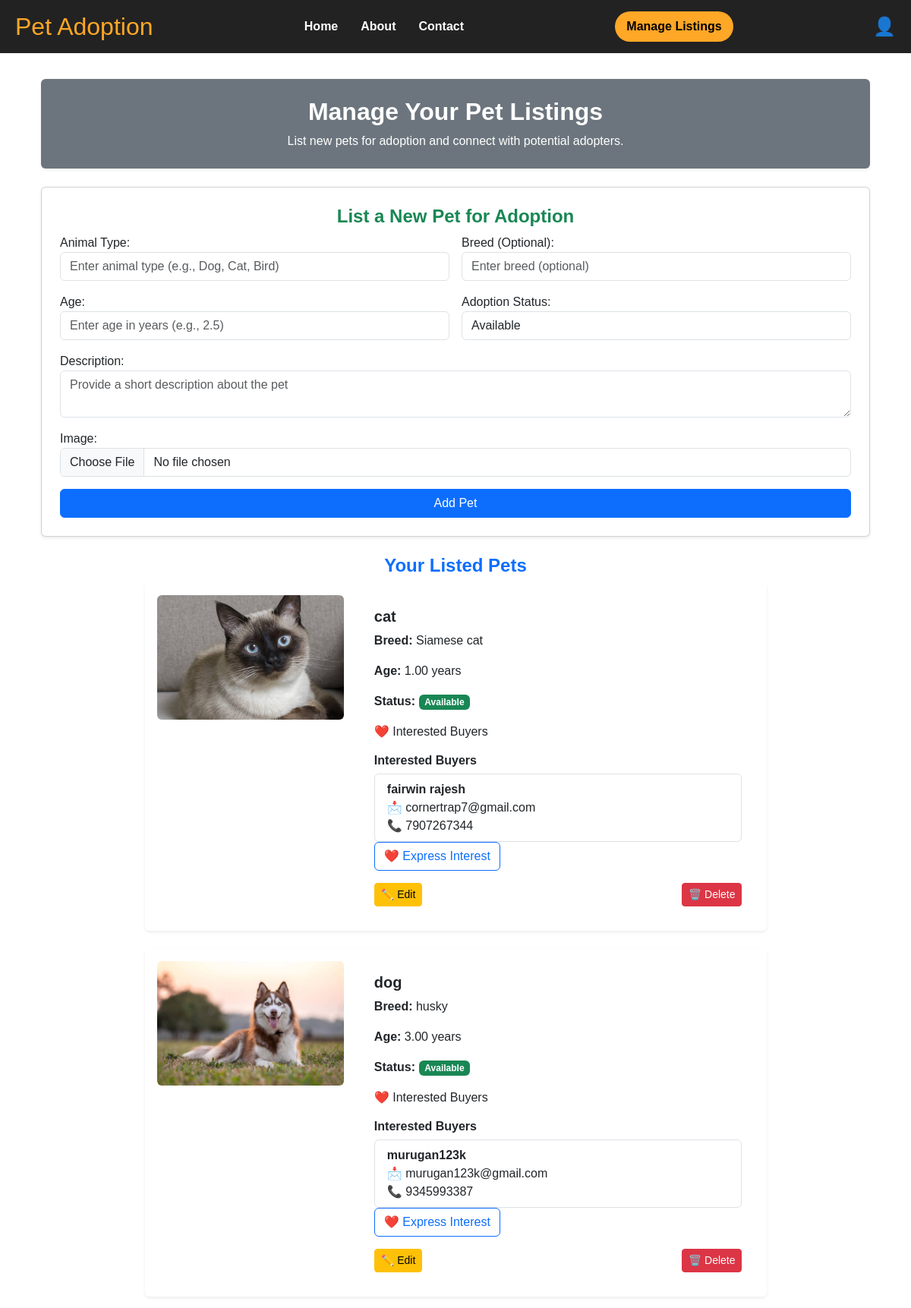
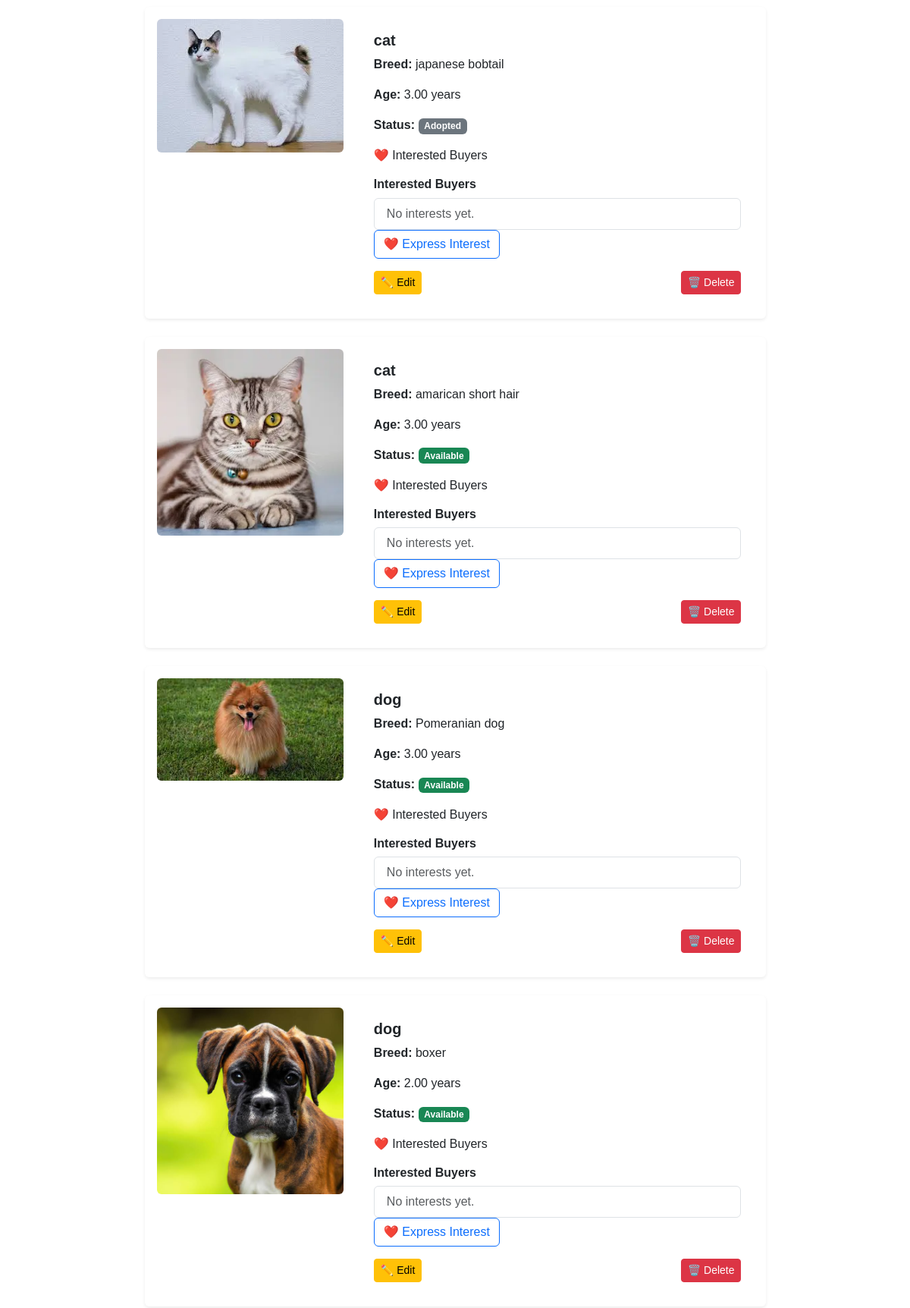
Screenshot of /add-pet/ (signed in, upper part) with the database file from the repository (2 pictures, top to bottom).
### new_pets/models.py (models this page shows, shortened)
class Pet(models.Model):
    animal = models.CharField(max_length=50)  # ✅ Changed from "name" to "animal"
    breed = models.CharField(max_length=100)
    age = models.DecimalField(max_digits=4, decimal_places=2)  # ✅ Allows decimal ages
    image = models.ImageField(upload_to='pet_images/', null=True, blank=True)  # ✅ Allows optional image
    description = models.TextField()
    adoption_status = models.CharField(
        max_length=20, choices=[('Available', 'Available'), ('Adopted', 'Adopted')], default='Available'
    )
    seller = models.ForeignKey(SellerProfile, on_delete=models.CASCADE, null=True, blank=True, related_name="pets")  # ✅ Links to SellerProfile
    interested_buyers = models.ManyToManyField(CustomUser, blank=True, related_name="interested_pets")  # ✅ Track interested buyers

class CustomUser(AbstractUser):
    username = None  # ❌ Remove default username
    email = models.EmailField(unique=True)
    full_name = models.CharField(max_length=255)
    phone_number = models.CharField(max_length=15, unique=True, blank=True, null=True)
    ROLE_CHOICES = [
        ("buyer", "Buyer"),
        ("seller", "Seller"),
    ]
    role = models.CharField(max_length=10, choices=ROLE_CHOICES, default="buyer")
    business_name = models.CharField(max_length=255, blank=True, null=True)
    business_type = models.CharField(max_length=255, blank=True, null=True)
    is_company = models.BooleanField(default=False)
    business_registration_number = models.CharField(max_length=100, blank=True, null=True)
    vat_tax_id = models.CharField(max_length=100, blank=True, null=True)
    business_address = models.TextField(blank=True, null=True)
    business_description = models.TextField(blank=True, null=True)
    government_id = models.FileField(upload_to="kyc_documents/", blank=True, null=True)
    business_license = models.FileField(upload_to="business_licenses/", blank=True, null=True)
    USERNAME_FIELD = "email"  # ✅ Use email as the unique identifier
    REQUIRED_FIELDS = ["full_name", "phone_number"]  # ✅ Required fields for superuser creation
    objects = CustomUserManager()  # ✅ Use custom manager

### new_pets/views.py (the view, shortened to what this page needs)
# urls.py: path('add-pet/', add_pet, name='add_pet'),  # ✅ Route for adding pets
@csrf_protect
@login_required
def add_pet(request):
    if request.user.role != "seller":
        return JsonResponse({"error": "Only sellers can add pets."}, status=403)
    try:
        seller_profile = SellerProfile.objects.get(user=request.user)
    except SellerProfile.DoesNotExist:
        return JsonResponse({"error": "Please complete your seller profile first."}, status=403)
    pets = Pet.objects.filter(seller=seller_profile)
    return render(request, "new_pets/add_pet.html", {"pets": pets})

### new_pets/templates/new_pets/add_pet.html (shortened to what this page needs)
{% extends 'new_pets/base.html' %}
{% block content %}
<div class="container mt-4">
    <div class="bg-secondary text-white p-4 text-center rounded shadow-sm">
        <h2 class="fw-bold">Manage Your Pet Listings</h2>
        <p class="mb-0">List new pets for adoption and connect with potential adopters.</p>
    </div>
    <div class="card p-4 shadow-sm bg-white mt-4 mb-4">
        <h4 class="text-center text-success fw-bold">List a New Pet for Adoption</h4>
        <form method="POST" enctype="multipart/form-data" id="addPetForm">
            <div class="row g-3">
                <div class="col-md-6">
                    <label for="id_animal">Animal Type:</label>
                    <input type="text" name="animal" class="form-control" id="id_animal" placeholder="Enter animal type (e.g., Dog, Cat, Bird)" required>
                </div>
                <div class="col-md-6">
                    <label for="id_breed">Breed (Optional):</label>
                    <input type="text" name="breed" class="form-control" id="id_breed" placeholder="Enter breed (optional)">
                </div>
                <div class="col-md-6">
                    <label for="id_age">Age:</label>
                    <input type="number" name="age" class="form-control" id="id_age" step="0.1" placeholder="Enter age in years (e.g., 2.5)" required>
                </div>
                <div class="col-md-6">
                    <label for="id_adoption_status">Adoption Status:</label>
                    <select name="adoption_status" class="form-control" id="id_adoption_status" required>
                        <option value="Available">Available</option>
                    </select>
                </div>
                <div class="col-12">
                    <label for="id_description">Description:</label>
                    <textarea name="description" class="form-control" id="id_description" placeholder="Provide a short description about the pet" required></textarea>
                </div>
                <div class="col-12">
                    <label for="id_image">Image:</label>
                    <input type="file" name="image" class="form-control" id="id_image" required>
                </div>
            </div>
            <button type="submit" class="btn btn-primary mt-3 w-100">Add Pet</button>
        </form>
    </div>
    <div class="mt-4">
        <h4 class="text-primary text-center fw-bold">Your Listed Pets</h4>
        <div class="d-flex flex-column align-items-center" id="petGrid">
            {% for pet in pets %}
            <div class="card shadow-sm p-3 mb-4 border-0 w-75 pet-card">
                <div class="row">
                    <div class="col-md-4">
                        <img src="{{ pet.image.url }}" class="img-fluid rounded pet-thumbnail" alt="{{ pet.animal }}">
                    </div>
                    <div class="col-md-8">
                        <div class="card-body">
                            <h5 class="card-title text-dark fw-bold">{{ pet.animal }}</h5>
                            <p><strong>Breed:</strong> {{ pet.breed }}</p>
                            <p><strong>Age:</strong> {{ pet.age }} years</p>
                            <p><strong>Status:</strong>
                                {% if pet.adoption_status == "Available" %}
                                    <span class="badge bg-success">Available</span>
                                {% else %}
                                    <span class="badge bg-secondary">Adopted</span>
                                {% endif %}
                            </p>
                            <p class="interest">
                                ❤️  Interested Buyers
                            </p>
                            <div class="interested-buyers mt-3">
                                <h6 class="fw-bold">Interested Buyers</h6>
                                <ul class="list-group interested-buyers-list" id="buyersList-{{ pet.id }}">
                                    {% for buyer in pet.interested_buyers.all %}
                                        <li class="list-group-item">
                                            <strong>{{ buyer.full_name }}</strong><br>
                                            📩 {{ buyer.email }}<br>
                                            📞 {{ buyer.phone_number }}
                                        </li>
                                    {% empty %}
                                        <li class="list-group-item text-muted">No interests yet.</li>
                                    {% endfor %}
                                </ul>
                            </div>
                            <button class="btn btn-outline-primary express-interest-btn" data-pet-id="{{ pet.id }}">
                                ❤️ Express Interest
                            </button>
                            <div class="d-flex justify-content-between mt-3">
                                <a href="{% url 'edit_pet' pet.id %}" class="btn btn-warning btn-sm">✏️ Edit</a>
                                <form method="POST" action="{% url 'delete_pet' pet.id %}">
                                    <button type="submit" class="btn btn-danger btn-sm">🗑️ Delete</button>
                                </form>
                            </div>
                        </div>
                    </div>
                </div>
            </div>
            {% empty %}
            <p class="text-center text-muted" id="noPetsMessage">You haven't listed any pets yet. Add one now! 🐾</p>
            {% endfor %}
        </div>
    </div>
</div>
{% endblock %}

### new_pets/static/new_pets/style.css (style rules this page uses)
body { background: url('https://source.unsplash.com/1600x900/?night,sky') no-repeat center center fixed; background-size: cover; font-family: Arial, sans-serif; color: white; margin: 0; padding-top: 80px; }

### rows the page displays
Pet: image (picture), animal "cat", breed "Siamese cat", age "1.00", adoption_status "Available"
CustomUser: full_name "fairwin rajesh", email "cornertrap7@gmail.com", phone_number "7907267344"
Pet: image (picture), animal "dog", breed "husky", age "3.00", adoption_status "Available"
CustomUser: full_name "murugan123k", email "murugan123k@gmail.com", phone_number "9345993387"
Pet: image (picture), animal "cat", breed "japanese bobtail", age "3.00", adoption_status "Adopted"
Pet: image (picture), animal "cat", breed "amarican short hair", age "3.00", adoption_status "Available"
Pet: image (picture), animal "dog", breed "Pomeranian dog", age "3.00", adoption_status "Available"
Pet: image (picture), animal "dog", breed "boxer", age "2.00", adoption_status "Available"
